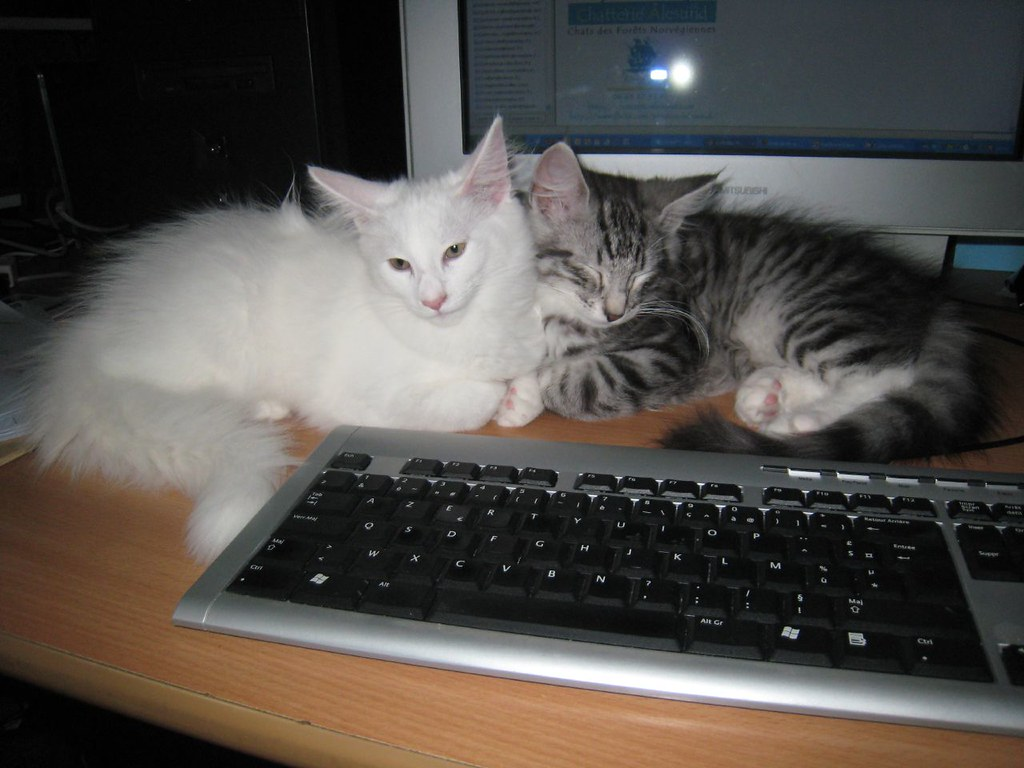
#> input picture TP1/pythonProject/image_1.jpg, 1024 x 768 px
$ python 'Detection de conteur.py'   (older library calls are emulated)
#> lines starting #> are read from the running program, lines starting #| are printed output that depends on the picture
### TP1/pythonProject/fonction.py
import cv2
import numpy as np

#Créer une méthode ‘display_image’
def display_image(img, name='Image'):
    if img is not None:
        cv2.imshow(name, img)
        cv2.waitKey(0)
        cv2.destroyAllWindows()
    else:
        print("Error image")

# [12 lines left out: function image_euclidean_distance, not called in this run]

### TP1/pythonProject/Detection de conteur.py
import cv2
from fonction import display_image

# Chargement de l'image en couleur et en niveaux de gris
img = cv2.imread('image_1.jpg')  # Chargement de l'image en couleur
#> img is the input picture: shape (768, 1024, 3); mean B, G, R 74.7, 79, 83.5
img_gray = cv2.imread('image_1.jpg', cv2.IMREAD_GRAYSCALE)  # Chargement de l'image en niveaux de gris
#> img_gray: shape (768, 1024); min 0, max 255, mean 79.8

# # # #
# Filtre de Sobel pour détecter les contours horizontaux et verticaux (clavier)

sobel_x = cv2.Sobel(img_gray, cv2.CV_64F, 1, 0, ksize=3)
sobel_y = cv2.Sobel(img_gray, cv2.CV_64F, 0, 1, ksize=3)
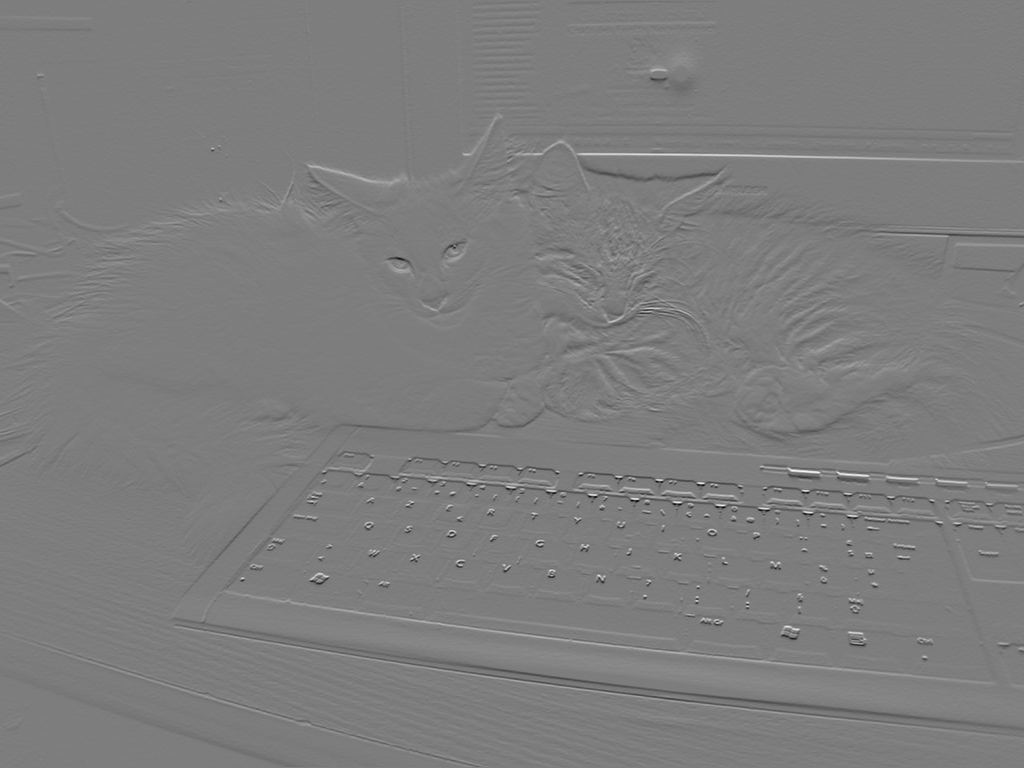
#> sobel_y: shape (768, 1024) float64; min -807, max 832, mean 0.5; drawn with min black and max white

# Combinaison des deux gradients (horizontal et vertical)
sobel_combined = cv2.magnitude(sobel_x, sobel_y)

cv2.imwrite('screen/sobel_keyboard.jpg', sobel_combined) # Sauvegarde
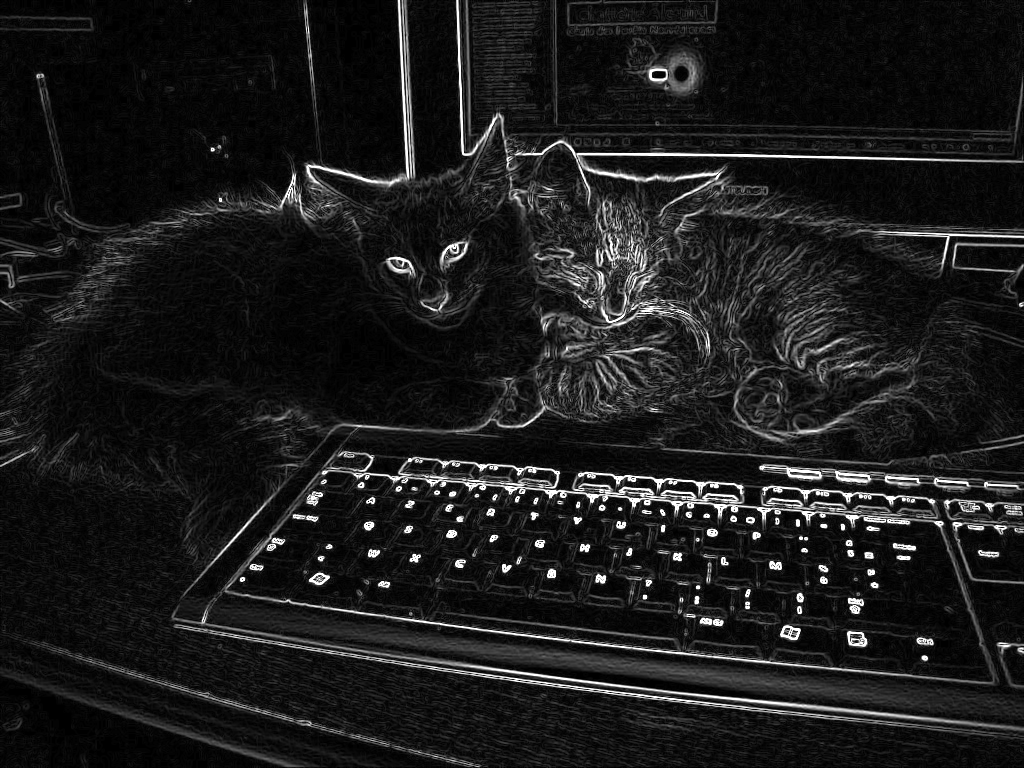
#> saved as sobel_keyboard.jpg: shape (768, 1024); min 0, max 255, mean 27.3
sobel_keyboard = cv2.imread('screen/sobel_keyboard.jpg') # Chargement
#> sobel_keyboard: shape (768, 1024, 3); min 0, max 255, mean 27.3
display_image(sobel_keyboard, 'Sobel') # Affichage de l'image

# # # #
# Filtre de Sobel pour détecter les contours du "chat blanc"
sobel_x = cv2.Sobel(img_gray, cv2.CV_64F, 1, 0, ksize=5)
sobel_y = cv2.Sobel(img_gray, cv2.CV_64F, 0, 1, ksize=5)

# Combinaison des deux gradients (horizontal et vertical)
sobel_combined = cv2.magnitude(sobel_x, sobel_y)


cv2.imwrite('screen/sobel_cat.jpg', sobel_combined) # Sauvegarde
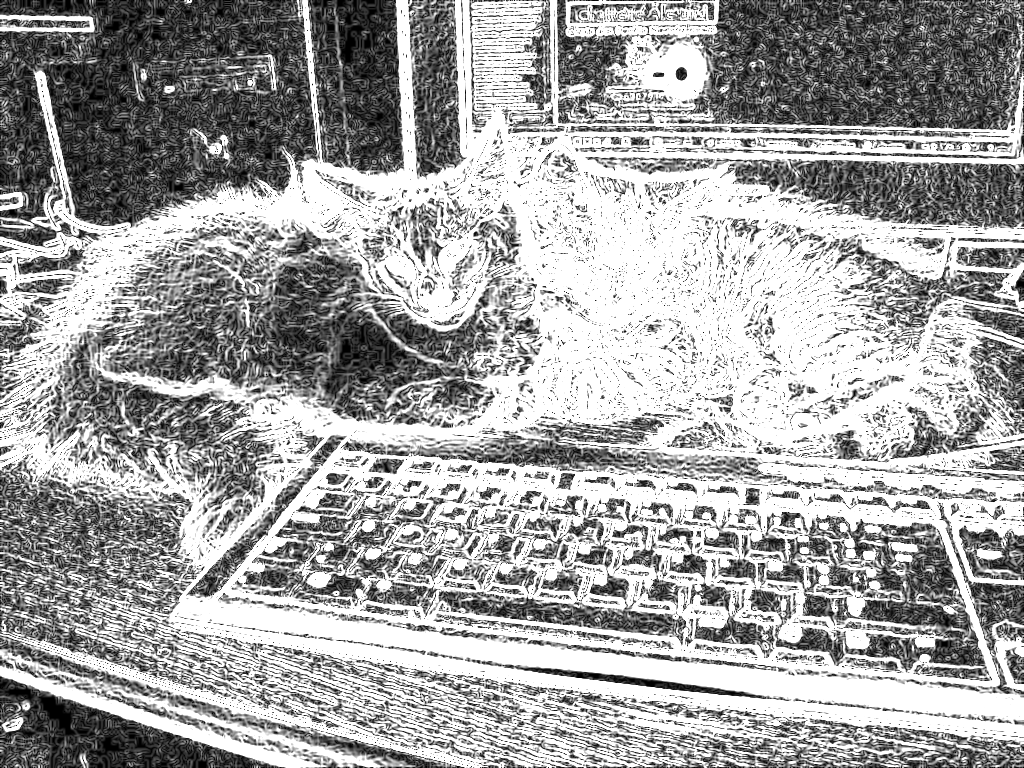
#> saved as sobel_cat.jpg: shape (768, 1024); min 0, max 255, mean 163.4
sobel_cat = cv2.imread('screen/sobel_cat.jpg') # Chargement
#> sobel_cat: shape (768, 1024, 3); min 0, max 255, mean 163.2
display_image(sobel_cat, 'sobel_cat') # Affichage de l'image

# # # #
# Application du filtre de Canny pour détecter les contours du clavier
# Le filtre Canny utilise deux seuils (50 et 150) pour la détection des bords
canny_edges = cv2.Canny(img_gray, 50, 150, apertureSize=3)
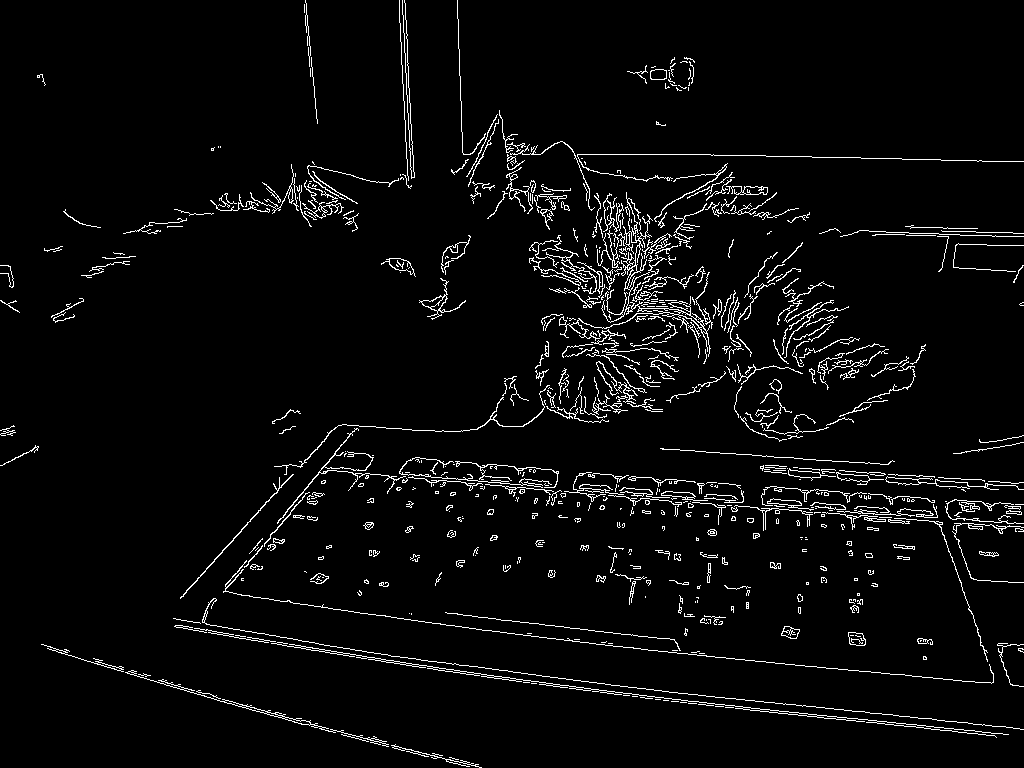
#> canny_edges: shape (768, 1024); 3.9% white in thin lines or dots

cv2.imwrite('screen/canny_keyboard.jpg', canny_edges) # Sauvegarde
canny_keyboard = cv2.imread('screen/canny_keyboard.jpg') # Chargement
#> canny_keyboard: shape (768, 1024, 3); min 0, max 255, mean 10
display_image(canny_keyboard, 'canny_keyboard') # Affichage de l'image

# # # #
# Application du filtre de Canny pour détecter les contours du "chat blanc"
# Le filtre Canny utilise des seuils plus bas (30 et 100) et un noyau plus grand (apertureSize=5)
canny_edges = cv2.Canny(img, 30, 100, apertureSize=5)
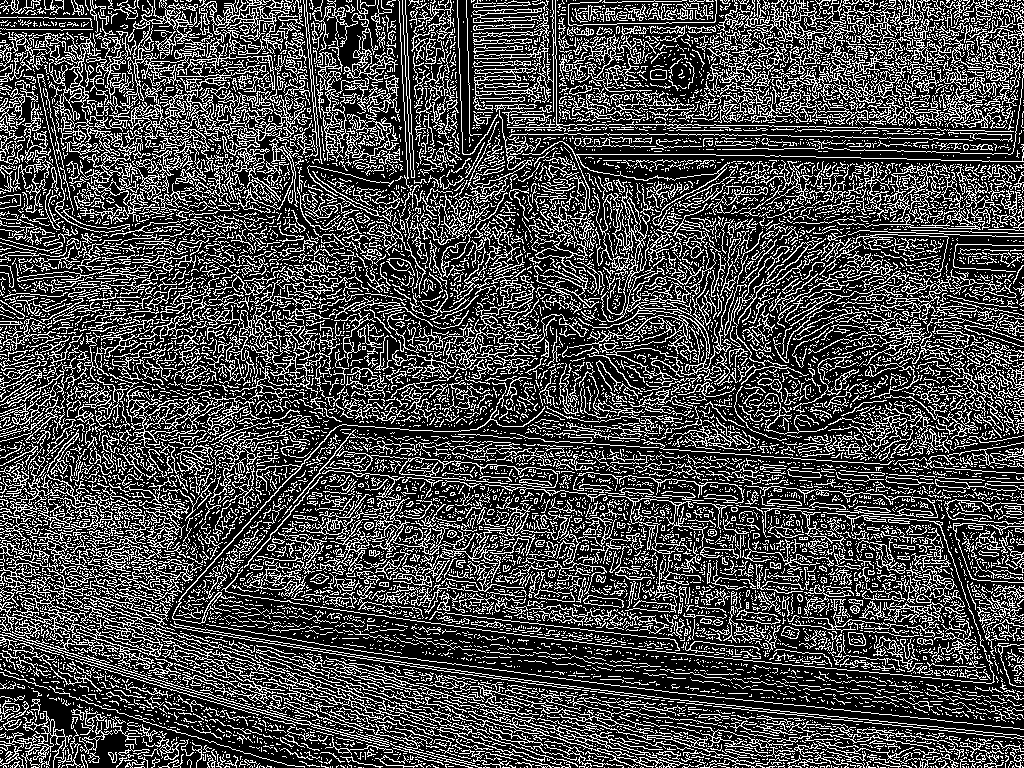
#> canny_edges: shape (768, 1024); 28.3% white in thin lines or dots

cv2.imwrite('screen/canny_cat.jpg', canny_edges) # Sauvegarde
canny_cat = cv2.imread('screen/canny_cat.jpg') # Chargement
#> canny_cat: shape (768, 1024, 3); min 0, max 255, mean 72.6
display_image(canny_cat, 'canny_cat')# Affichage de l'image
